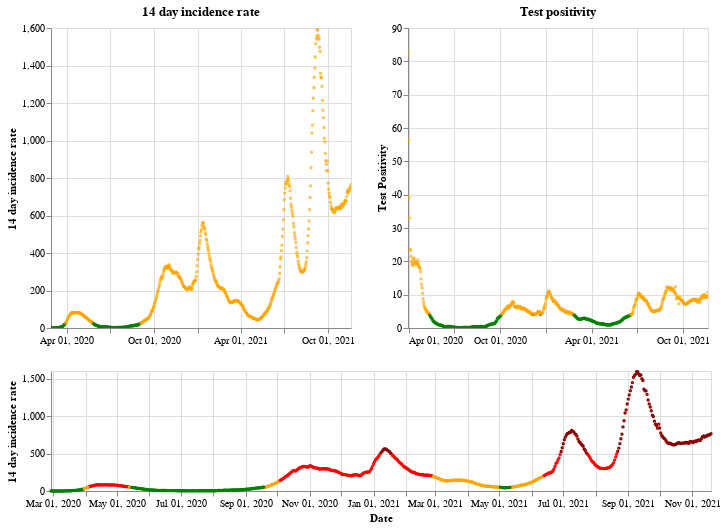

The notebook cell saved with this chart:
### Markdown cell above
## Scotland

### Code cell
plot_traffic_light('Scotland')

### Figure 1 — Vega-Lite specification as saved in the notebook (floating-point values rounded to 4 significant figures; data arrays with more than 128 entries replaced by an {"elided": "..."} marker saying what was removed)
{"config": {"view": {"continuousWidth": 400, "continuousHeight": 300}}, "vconcat": [{"hconcat": [{"mark": {"type": "point", "size": 2}, "encoding": {"color": {"condition": {"value": "green", "test": "(datum.twoWeeklyCasesRate <= 25)"}, "value": "orange"}, "tooltip": [{"type": "nominal", "field": "areaName"}, {"type": "temporal", "field": "date"}, {"type": "quantitative", "field": "twoWeeklyCasesRate"}, {"type": "quantitative", "field": "testPositivity"}], "x": {"type": "temporal", "axis": {"title": ""}, "field": "date", "scale": {"domain": {"selection": "DateBrush"}}, "timeUnit": "yearmonthdate"}, "y": {"type": "quantitative", "axis": {"title": "14 day incidence rate"}, "field": "twoWeeklyCasesRate"}}, "title": "14 day incidence rate", "width": 300}, {"mark": {"type": "point", "size": 2}, "encoding": {"color": {"condition": {"value": "green", "test": "(datum.testPositivity <= 4)"}, "value": "orange"}, "tooltip": [{"type": "nominal", "field": "areaName"}, {"type": "temporal", "field": "date"}, {"type": "quantitative", "field": "twoWeeklyCasesRate"}, {"type": "quantitative", "field": "testPositivity"}], "x": {"type": "temporal", "axis": {"title": ""}, "field": "date", "scale": {"domain": {"selection": "DateBrush"}}, "timeUnit": "yearmonthdate"}, "y": {"type": "quantitative", "axis": {"title": "Test Positivity"}, "field": "testPositivity"}}, "title": "Test positivity", "width": 300}]}, {"layer": [{"mark": {"type": "point", "size": 2}, "encoding": {"color": {"condition": {"value": "orange", "test": "(((datum.testPositivity < 4) && (datum.twoWeeklyCasesRate >= 50)) && (datum.twoWeeklyCasesRate < 200))"}, "value": "red"}, "opacity": {"condition": {"value": 1, "test": "((datum.twoWeeklyCasesRate >= 50) && (datum.twoWeeklyCasesRate < 500))"}, "value": 0}, "tooltip": [{"type": "nominal", "field": "areaName"}, {"type": "temporal", "field": "date"}, {"type": "quantitative", "field": "twoWeeklyCasesRate"}, {"type": "quantitative", "field": "testPositivity"}], "x": {"type": "temporal", "axis": {"title": "Date"}, "field": "date", "timeUnit": "yearmonthdate"}, "y": {"type": "quantitative", "axis": {"title": "14 day incidence rate"}, "field": "twoWeeklyCasesRate"}}, "selection": {"DateBrush": {"type": "interval", "encodings": ["x"], "fields": ["Time"]}}}, {"mark": {"type": "point", "size": 2}, "encoding": {"color": {"value": "darkred"}, "opacity": {"condition": {"value": 1, "test": "(datum.twoWeeklyCasesRate >= 500)"}, "value": 0}, "tooltip": [{"type": "nominal", "field": "areaName"}, {"type": "temporal", "field": "date"}, {"type": "quantitative", "field": "twoWeeklyCasesRate"}, {"type": "quantitative", "field": "testPositivity"}], "x": {"type": "temporal", "axis": {"title": "Date"}, "field": "date", "timeUnit": "yearmonthdate"}, "y": {"type": "quantitative", "axis": {"title": "14 day incidence rate"}, "field": "twoWeeklyCasesRate"}}}, {"mark": {"type": "point", "size": 2}, "encoding": {"color": {"condition": {"value": "green", "test": "((datum.testPositivity < 4) && (datum.twoWeeklyCasesRate < 50))"}, "value": "orange"}, "opacity": {"condition": {"value": 1, "test": "(datum.twoWeeklyCasesRate < 50)"}, "value": 0}, "tooltip": [{"type": "nominal", "field": "areaName"}, {"type": "temporal", "field": "date"}, {"type": "quantitative", "field": "twoWeeklyCasesRate"}, {"type": "quantitative", "field": "testPositivity"}], "x": {"type": "temporal", "axis": {"title": "Date"}, "field": "date", "timeUnit": "yearmonthdate"}, "y": {"type": "quantitative", "axis": {"title": "14 day incidence rate"}, "field": "twoWeeklyCasesRate"}}}], "height": 120, "width": 660}], "data": {"name": "data-5f699be53327f7da633ae8c7e89eec9f"}, "$schema": "https://vega.github.io/schema/vega-lite/v4.8.1.json", "datasets": {"data-5f699be53327f7da633ae8c7e89eec9f": {"elided": "631 records"}}}
